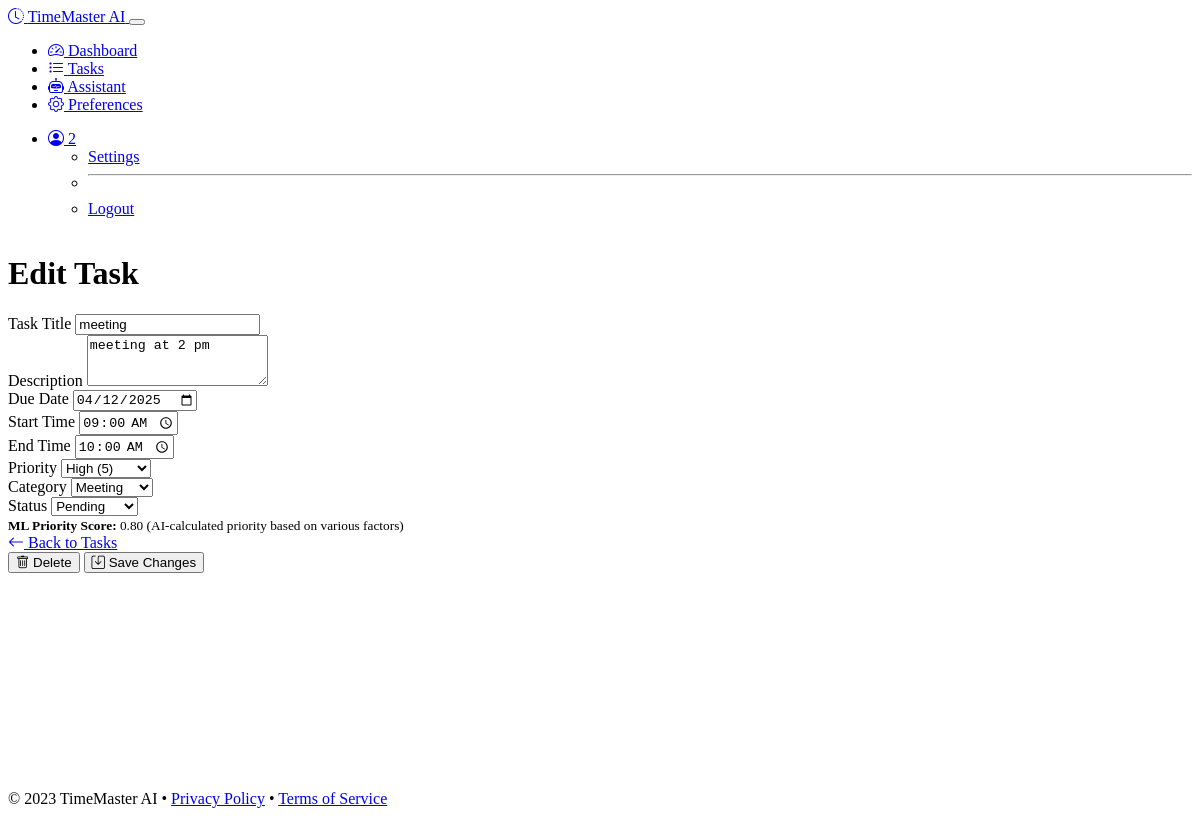
Page /tasks/2/edit (signed in) on the committed database.
### models.py (models this page shows, shortened)
class User(UserMixin, db.Model):
    id = db.Column(db.Integer, primary_key=True)
    username = db.Column(db.String(64), unique=True, nullable=False)
    email = db.Column(db.String(120), unique=True, nullable=False)
    password_hash = db.Column(db.String(256), nullable=False)
    created_at = db.Column(db.DateTime, default=datetime.utcnow)
    tasks = db.relationship('Task', backref='user', lazy='dynamic')
    preferences = db.relationship('UserPreference', backref='user', uselist=False)

class Task(db.Model):
    id = db.Column(db.Integer, primary_key=True)
    title = db.Column(db.String(120), nullable=False)
    description = db.Column(db.Text)
    created_at = db.Column(db.DateTime, default=datetime.utcnow)
    due_date = db.Column(db.DateTime)
    start_time = db.Column(db.DateTime)
    end_time = db.Column(db.DateTime)
    priority = db.Column(db.Integer, default=0)  # 0-5, 5 being highest
    status = db.Column(db.String(20), default='pending')  # pending, completed, cancelled
    category = db.Column(db.String(50))
    ml_priority_score = db.Column(db.Float, default=0.0)  # ML-calculated priority
    calendar_event_id = db.Column(db.String(100))  # For Google Calendar sync
    user_id = db.Column(db.Integer, db.ForeignKey('user.id'), nullable=False)

### routes.py (the view, shortened to what this page needs)
@app.route('/tasks/<int:task_id>/edit', methods=['GET', 'POST'])
@login_required
def edit_task(task_id):
    task = Task.query.get_or_404(task_id)
    if task.user_id != current_user.id:
        abort(403)
    return render_template('edit_task.html', task=task)

### models.py (called while the page is built)
@login_manager.user_loader
def load_user(user_id):
    return User.query.get(int(user_id))

    def get_notification_preferences(self):
        try:
            return json.loads(self.notification_preferences)
        except:
            return ['email', 'web']

### notification_service.py (called while the page is built)
    def check_reminders(self):
        now = datetime.now()
        due_reminders = Reminder.query.filter(
            Reminder.remind_at <= now,
            Reminder.sent == False
        ).all()
        sent_count = 0
        for reminder in due_reminders:
            success = self.send_reminder(reminder)
            if success:
                reminder.sent = True
                sent_count += 1
        db.session.commit()
        return sent_count

### routes.py (called while the page is built)
@app.before_request
def check_reminders():
    if not request.endpoint:
        return
    if request.endpoint in ['static', 'login', 'register']:
        return
    last_check = session.get('last_reminder_check', 0)
    now = datetime.now().timestamp()
    if now - last_check > 300:  # 5 minutes in seconds
        notification_service.check_reminders()
        session['last_reminder_check'] = now

### templates/edit_task.html (shortened to what this page needs)
{% extends "layout.html" %}
{% block content %}
<div class="container">
    <div class="row">
        <div class="col-md-8 mx-auto">
            <div class="card bg-dark">
                <div class="card-header">
                    <h1 class="h3 mb-0">Edit Task</h1>
                </div>
                <div class="card-body">
                    <form method="post" action="{{ url_for('edit_task', task_id=task.id) }}">
                        <div class="mb-3">
                            <label for="title" class="form-label">Task Title</label>
                            <input type="text" class="form-control" id="title" name="title" value="{{ task.title }}" required>
                        </div>
                        <div class="mb-3">
                            <label for="description" class="form-label">Description</label>
                            <textarea class="form-control" id="description" name="description" rows="3">{{ task.description }}</textarea>
                        </div>
                        <div class="row mb-3">
                            <div class="col-md-4">
                                <label for="due_date" class="form-label">Due Date</label>
                                <input type="date" class="form-control" id="due_date" name="due_date"
                                    value="{{ task.due_date.strftime('%Y-%m-%d') if task.due_date else '' }}">
                            </div>
                            <div class="col-md-4">
                                <label for="start_time" class="form-label">Start Time</label>
                                <input type="time" class="form-control" id="start_time" name="start_time"
                                    value="{{ task.start_time.strftime('%H:%M') if task.start_time else '' }}">
                            </div>
                            <div class="col-md-4">
                                <label for="end_time" class="form-label">End Time</label>
                                <input type="time" class="form-control" id="end_time" name="end_time"
                                    value="{{ task.end_time.strftime('%H:%M') if task.end_time else '' }}">
                            </div>
                        </div>
                        <div class="row mb-3">
                            <div class="col-md-4">
                                <label for="priority" class="form-label">Priority</label>
                                <select class="form-select" id="priority" name="priority">
                                    <option value="5" {{ 'selected' if task.priority == 5 }}>High (5)</option>
                                </select>
                            </div>
                            <div class="col-md-4">
                                <label for="category" class="form-label">Category</label>
                                <select class="form-select" id="category" name="category">
                                    <option value="Meeting" {{ 'selected' if task.category == 'Meeting' }}>Meeting</option>
                                </select>
                            </div>
                            <div class="col-md-4">
                                <label for="status" class="form-label">Status</label>
                                <select class="form-select" id="status" name="status">
                                    <option value="pending" {{ 'selected' if task.status == 'pending' }}>Pending</option>
                                </select>
                            </div>
                        </div>
                        <div class="mb-3">
                            <div class="alert alert-secondary">
                                <small>
                                    <strong>ML Priority Score:</strong> {{ "%.2f"|format(task.ml_priority_score) }}
                                    <span class="ms-2 text-muted">(AI-calculated priority based on various factors)</span>
                                </small>
                            </div>
                        </div>
                        <div class="d-flex justify-content-between">
                            <div>
                                <a href="{{ url_for('task_list') }}" class="btn btn-outline-secondary">
                                    <i class="bi bi-arrow-left"></i> Back to Tasks
                                </a>
                            </div>
                            <div class="d-flex">
                                <form action="{{ url_for('delete_task', task_id=task.id) }}" method="post" class="me-2">
                                    <button type="submit" class="btn btn-outline-danger btn-delete-task">
                                        <i class="bi bi-trash"></i> Delete
                                    </button>
                                </form>
                                <button type="submit" class="btn btn-primary">
                                    <i class="bi bi-save"></i> Save Changes
                                </button>
                            </div>
                        </div>
                    </form>
                </div>
            </div>
        </div>
    </div>
</div>
{% endblock %}

### templates/layout.html (shortened to what this page needs)
<!DOCTYPE html>
<html lang="en" data-bs-theme="dark">
<head>
    <link rel="stylesheet" href="https://cdn.replit.com/agent/bootstrap-agent-dark-theme.min.css">
    <link rel="stylesheet" href="https://cdn.jsdelivr.net/npm/bootstrap-icons@1.11.0/font/bootstrap-icons.css">
    <link rel="stylesheet" href="{{ url_for('static', filename='css/custom.css') }}">
</head>
<body class="d-flex flex-column min-vh-100">
    <nav class="navbar navbar-expand-lg navbar-dark bg-dark">
        <div class="container">
            <a class="navbar-brand d-flex align-items-center" href="{{ url_for('index') }}">
                <i class="bi bi-clock-history me-2"></i>
                <span>TimeMaster AI</span>
            </a>
            <button class="navbar-toggler" type="button" data-bs-toggle="collapse" data-bs-target="#navbarContent">
            </button>
            <div class="collapse navbar-collapse" id="navbarContent">
                <ul class="navbar-nav me-auto mb-2 mb-lg-0">
                    {% if current_user.is_authenticated %}
                    <li class="nav-item">
                        <a class="nav-link {% if request.endpoint == 'dashboard' %}active{% endif %}" href="{{ url_for('dashboard') }}">
                            <i class="bi bi-speedometer2 me-1"></i> Dashboard
                        </a>
                    </li>
                    <li class="nav-item">
                        <a class="nav-link {% if request.endpoint == 'task_list' %}active{% endif %}" href="{{ url_for('task_list') }}">
                            <i class="bi bi-list-task me-1"></i> Tasks
                        </a>
                    </li>
                    <li class="nav-item">
                        <a class="nav-link {% if request.endpoint == 'assistant' %}active{% endif %}" href="{{ url_for('assistant') }}">
                            <i class="bi bi-robot me-1"></i> Assistant
                        </a>
                    </li>
                    <li class="nav-item">
                        <a class="nav-link {% if request.endpoint == 'preferences' %}active{% endif %}" href="{{ url_for('preferences') }}">
                            <i class="bi bi-gear me-1"></i> Preferences
                        </a>
                    </li>
                    {% endif %}
                </ul>
                <ul class="navbar-nav">
                    {% if current_user.is_authenticated %}
                    <li class="nav-item dropdown">
                        <a class="nav-link dropdown-toggle" href="#" id="userDropdown" role="button" data-bs-toggle="dropdown">
                            <i class="bi bi-person-circle me-1"></i> {{ current_user.username }}
                        </a>
                        <ul class="dropdown-menu dropdown-menu-end">
                            <li><a class="dropdown-item" href="{{ url_for('preferences') }}">Settings</a></li>
                            <li><hr class="dropdown-divider"></li>
                            <li><a class="dropdown-item" href="{{ url_for('logout') }}">Logout</a></li>
                        </ul>
                    </li>
                    {% endif %}
                </ul>
            </div>
        </div>
    </nav>
    <main class="main-content py-4">
        {% block content %}{% endblock %}
    </main>
    <footer class="footer mt-auto py-3 bg-dark">
        <div class="container text-center">
            <span class="text-muted">© 2023 TimeMaster AI •
                <a href="#" class="text-muted">Privacy Policy</a> •
                <a href="#" class="text-muted">Terms of Service</a>
            </span>
        </div>
    </footer>
</body>
</html>

### static/css/custom.css (style rules this page uses)
body { min-height: 100vh; display: flex; flex-direction: column; }
.main-content { flex: 1; }
.container { max-width: 1200px; }

### rows in the picture
User: username "2"
Task: title "meeting", description "meeting at 2 pm", due_date "04/12/2025", start_time "09:00", end_time "10:00", ml_priority_score "0.80"
